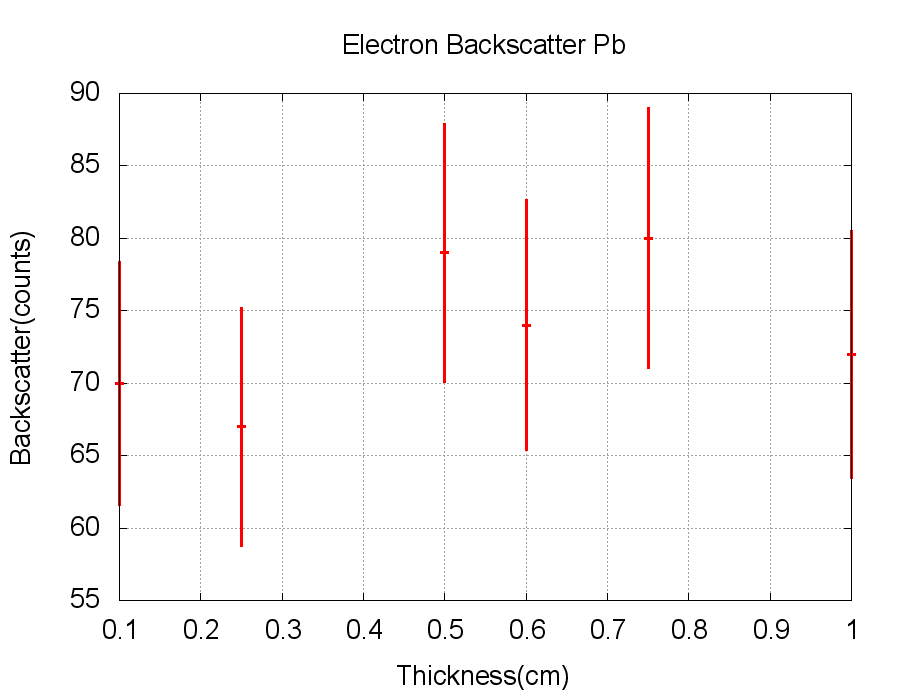

This chart was generated by the following gnuplot code:
# Gnuplot script file for plotting data
# 

set terminal png nocrop enhanced size 900,700 font 'arial,20'

set out 'scatterpb.png'

set multiplot
set size 1,1
#set tics font ", 30"
set origin 0,0 #origin of plot
set title "Electron Backscatter Pb"
set ylabel "Backscatter(counts)"
set xlabel "Thickness(cm)"
#set xr [0:2048]
#set yr [0:1000]
#set yr [-500000:8000000]
set autoscale y
set autoscale x
#set logscale x
#set logscale y
set key top right
set bar small
set grid
#f(x) = m*x+b
#g(x) = q*x+c
#h(x) = j*x+d
#f(x) = a*x**2 + b*x + c          # define a quadratic function
#fit f(x) 'zat.dat' via a,b,c    # compute the coefficients a,b,c

#fit f(x) "sol.dat" using 4:5 via m,b
#fit g(x) "ams.dat" using 6:7 via q,c
#fit h(x) "ams.dat" using 1:5 via j,d

plot  "scatterpb.dat" using 1:2:3 title '' lc rgb "red" lw 3 with yerrorbars

#=============mini plot=============      
set grid
unset multiplot
